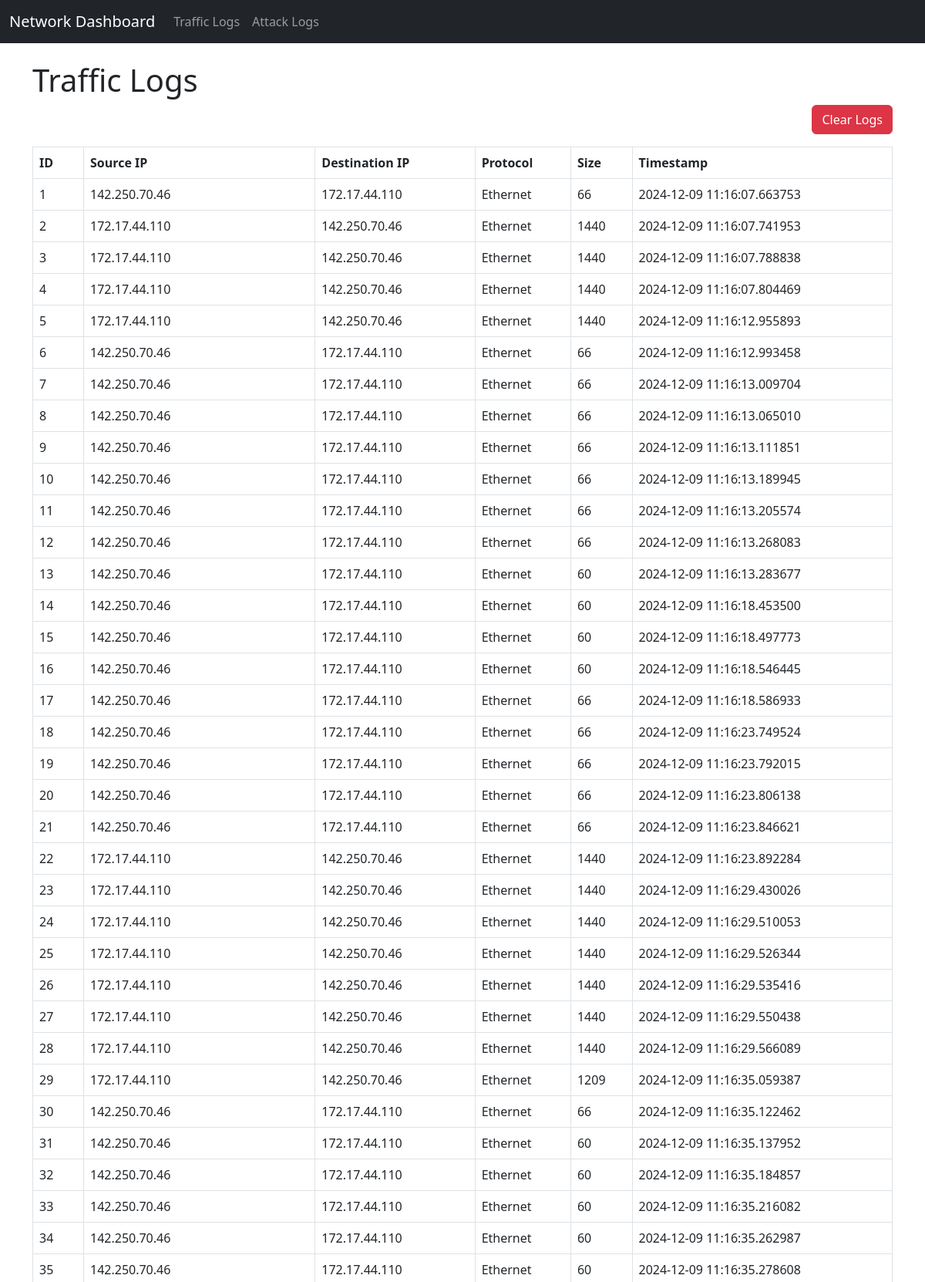
Screenshot of /traffic_logs (upper part) with the database file from the repository.
### db_setup.py (models this page shows)
class TrafficLog(Base):
    __tablename__ = 'traffic_log'
    id = Column(Integer, primary_key=True)
    src_ip = Column(String)
    dest_ip = Column(String)
    protocol = Column(String)
    packet_size = Column(Integer)
    timestamp = Column(DateTime)

### app.py (the view)
@app.route("/traffic_logs")
def traffic_logs():
    logs = session.query(TrafficLog).all()
    return render_template("traffic_logs.html", logs=logs)

### templates/traffic_logs.html
{% extends "base.html" %}
{% block content %}
<h1>Traffic Logs</h1>
<a href="/clear_logs/traffic" class="btn btn-danger float-end mb-3">Clear Logs</a>
<table class="table table-bordered">
    <thead>
        <tr>
            <th>ID</th>
            <th>Source IP</th>
            <th>Destination IP</th>
            <th>Protocol</th>
            <th>Size</th>
            <th>Timestamp</th>
        </tr>
    </thead>
    <tbody>
        {% for log in logs %}
        <tr>
            <td>{{ log.id }}</td>
            <td>{{ log.src_ip }}</td>
            <td>{{ log.dest_ip }}</td>
            <td>{{ log.protocol }}</td>
            <td>{{ log.packet_size }}</td>
            <td>{{ log.timestamp }}</td>
        </tr>
        {% endfor %}
    </tbody>
</table>
{% endblock %}

### templates/base.html (shortened to what this page needs)
<!DOCTYPE html>
<html lang="en">
<head>
    <link href="https://cdn.jsdelivr.net/npm/bootstrap@5.3.0-alpha3/dist/css/bootstrap.min.css" rel="stylesheet">
</head>
<body>
    <nav class="navbar navbar-expand-lg navbar-dark bg-dark">
        <div class="container-fluid">
            <a class="navbar-brand" href="/">Network Dashboard</a>
            <div class="collapse navbar-collapse">
                <ul class="navbar-nav me-auto">
                    <li class="nav-item"><a class="nav-link" href="/traffic_logs">Traffic Logs</a></li>
                    <li class="nav-item"><a class="nav-link" href="/attack_logs">Attack Logs</a></li>
                </ul>
            </div>
        </div>
    </nav>
    <div class="container mt-4">
        {% block content %}{% endblock %}
    </div>
</body>
</html>

### rows the page displays
TrafficLog: id "1", src_ip "142.250.70.46", dest_ip "172.17.44.110", protocol "Ethernet", packet_size "66", timestamp "2024-12-09 11:16:07.663753"
TrafficLog: id "2", src_ip "172.17.44.110", dest_ip "142.250.70.46", protocol "Ethernet", packet_size "1440", timestamp "2024-12-09 11:16:07.741953"
TrafficLog: id "3", src_ip "172.17.44.110", dest_ip "142.250.70.46", protocol "Ethernet", packet_size "1440", timestamp "2024-12-09 11:16:07.788838"
TrafficLog: id "4", src_ip "172.17.44.110", dest_ip "142.250.70.46", protocol "Ethernet", packet_size "1440", timestamp "2024-12-09 11:16:07.804469"
TrafficLog: id "5", src_ip "172.17.44.110", dest_ip "142.250.70.46", protocol "Ethernet", packet_size "1440", timestamp "2024-12-09 11:16:12.955893"
TrafficLog: id "6", src_ip "142.250.70.46", dest_ip "172.17.44.110", protocol "Ethernet", packet_size "66", timestamp "2024-12-09 11:16:12.993458"
TrafficLog: id "7", src_ip "142.250.70.46", dest_ip "172.17.44.110", protocol "Ethernet", packet_size "66", timestamp "2024-12-09 11:16:13.009704"
TrafficLog: id "8", src_ip "142.250.70.46", dest_ip "172.17.44.110", protocol "Ethernet", packet_size "66", timestamp "2024-12-09 11:16:13.065010"
TrafficLog: id "9", src_ip "142.250.70.46", dest_ip "172.17.44.110", protocol "Ethernet", packet_size "66", timestamp "2024-12-09 11:16:13.111851"
TrafficLog: id "10", src_ip "142.250.70.46", dest_ip "172.17.44.110", protocol "Ethernet", packet_size "66", timestamp "2024-12-09 11:16:13.189945"
TrafficLog: id "11", src_ip "142.250.70.46", dest_ip "172.17.44.110", protocol "Ethernet", packet_size "66", timestamp "2024-12-09 11:16:13.205574"
TrafficLog: id "12", src_ip "142.250.70.46", dest_ip "172.17.44.110", protocol "Ethernet", packet_size "66", timestamp "2024-12-09 11:16:13.268083"
TrafficLog: id "13", src_ip "142.250.70.46", dest_ip "172.17.44.110", protocol "Ethernet", packet_size "60", timestamp "2024-12-09 11:16:13.283677"
TrafficLog: id "14", src_ip "142.250.70.46", dest_ip "172.17.44.110", protocol "Ethernet", packet_size "60", timestamp "2024-12-09 11:16:18.453500"
TrafficLog: id "15", src_ip "142.250.70.46", dest_ip "172.17.44.110", protocol "Ethernet", packet_size "60", timestamp "2024-12-09 11:16:18.497773"
TrafficLog: id "16", src_ip "142.250.70.46", dest_ip "172.17.44.110", protocol "Ethernet", packet_size "60", timestamp "2024-12-09 11:16:18.546445"
TrafficLog: id "17", src_ip "142.250.70.46", dest_ip "172.17.44.110", protocol "Ethernet", packet_size "66", timestamp "2024-12-09 11:16:18.586933"
TrafficLog: id "18", src_ip "142.250.70.46", dest_ip "172.17.44.110", protocol "Ethernet", packet_size "66", timestamp "2024-12-09 11:16:23.749524"
TrafficLog: id "19", src_ip "142.250.70.46", dest_ip "172.17.44.110", protocol "Ethernet", packet_size "66", timestamp "2024-12-09 11:16:23.792015"
TrafficLog: id "20", src_ip "142.250.70.46", dest_ip "172.17.44.110", protocol "Ethernet", packet_size "66", timestamp "2024-12-09 11:16:23.806138"
TrafficLog: id "21", src_ip "142.250.70.46", dest_ip "172.17.44.110", protocol "Ethernet", packet_size "66", timestamp "2024-12-09 11:16:23.846621"
TrafficLog: id "22", src_ip "172.17.44.110", dest_ip "142.250.70.46", protocol "Ethernet", packet_size "1440", timestamp "2024-12-09 11:16:23.892284"
TrafficLog: id "23", src_ip "172.17.44.110", dest_ip "142.250.70.46", protocol "Ethernet", packet_size "1440", timestamp "2024-12-09 11:16:29.430026"
TrafficLog: id "24", src_ip "172.17.44.110", dest_ip "142.250.70.46", protocol "Ethernet", packet_size "1440", timestamp "2024-12-09 11:16:29.510053"
TrafficLog: id "25", src_ip "172.17.44.110", dest_ip "142.250.70.46", protocol "Ethernet", packet_size "1440", timestamp "2024-12-09 11:16:29.526344"
TrafficLog: id "26", src_ip "172.17.44.110", dest_ip "142.250.70.46", protocol "Ethernet", packet_size "1440", timestamp "2024-12-09 11:16:29.535416"
TrafficLog: id "27", src_ip "172.17.44.110", dest_ip "142.250.70.46", protocol "Ethernet", packet_size "1440", timestamp "2024-12-09 11:16:29.550438"
TrafficLog: id "28", src_ip "172.17.44.110", dest_ip "142.250.70.46", protocol "Ethernet", packet_size "1440", timestamp "2024-12-09 11:16:29.566089"
TrafficLog: id "29", src_ip "172.17.44.110", dest_ip "142.250.70.46", protocol "Ethernet", packet_size "1209", timestamp "2024-12-09 11:16:35.059387"
TrafficLog: id "30", src_ip "142.250.70.46", dest_ip "172.17.44.110", protocol "Ethernet", packet_size "66", timestamp "2024-12-09 11:16:35.122462"
TrafficLog: id "31", src_ip "142.250.70.46", dest_ip "172.17.44.110", protocol "Ethernet", packet_size "60", timestamp "2024-12-09 11:16:35.137952"
TrafficLog: id "32", src_ip "142.250.70.46", dest_ip "172.17.44.110", protocol "Ethernet", packet_size "60", timestamp "2024-12-09 11:16:35.184857"
TrafficLog: id "33", src_ip "142.250.70.46", dest_ip "172.17.44.110", protocol "Ethernet", packet_size "60", timestamp "2024-12-09 11:16:35.216082"
TrafficLog: id "34", src_ip "142.250.70.46", dest_ip "172.17.44.110", protocol "Ethernet", packet_size "60", timestamp "2024-12-09 11:16:35.262987"
TrafficLog: id "35", src_ip "142.250.70.46", dest_ip "172.17.44.110", protocol "Ethernet", packet_size "60", timestamp "2024-12-09 11:16:35.278608"
